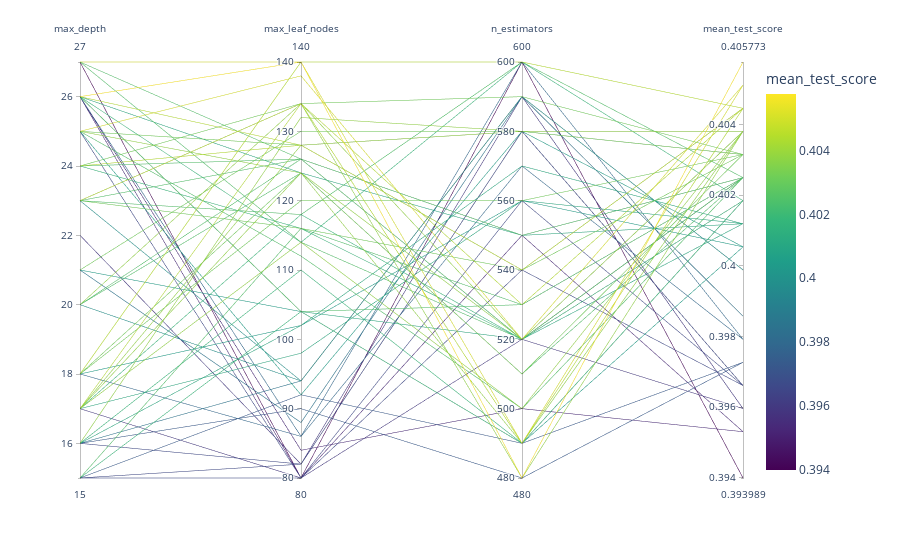

Write notebook code for a chart like this one.
### Code cell
plt.figure(figsize=(10,10), dpi=300)
fig = px.parallel_coordinates(
    ranfor_df.rename(columns=lambda x: x.split('__')[1] if '__' in x else x).apply(
                {'max_depth':lambda x:x,
               'max_leaf_nodes':lambda x:x,    
               'n_estimators':lambda x:x,
                'mean_test_score':lambda x: x}),
    color="mean_test_score",
    color_continuous_scale=px.colors.sequential.Viridis
)

# Show the plot
fig.show();
